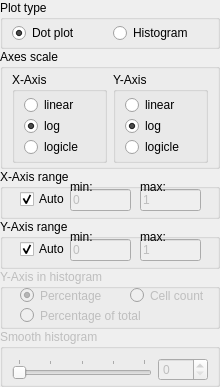
<?xml version="1.0" encoding="UTF-8"?>
<ui version="4.0">
 <class>Form</class>
 <widget class="QWidget" name="Form">
  <property name="geometry">
   <rect>
    <x>0</x>
    <y>0</y>
    <width>220</width>
    <height>341</height>
   </rect>
  </property>
  <property name="sizePolicy">
   <sizepolicy hsizetype="Preferred" vsizetype="Preferred">
    <horstretch>0</horstretch>
    <verstretch>0</verstretch>
   </sizepolicy>
  </property>
  <property name="windowTitle">
   <string>Form</string>
  </property>
  <layout class="QVBoxLayout" name="verticalLayout">
   <property name="spacing">
    <number>0</number>
   </property>
   <property name="leftMargin">
    <number>0</number>
   </property>
   <property name="topMargin">
    <number>0</number>
   </property>
   <property name="rightMargin">
    <number>0</number>
   </property>
   <property name="bottomMargin">
    <number>0</number>
   </property>
   <item>
    <widget class="QGroupBox" name="plotTypeBox">
     <property name="maximumSize">
      <size>
       <width>16777215</width>
       <height>70</height>
      </size>
     </property>
     <property name="title">
      <string>Plot type</string>
     </property>
     <property name="flat">
      <bool>true</bool>
     </property>
     <layout class="QHBoxLayout" name="horizontalLayout_2">
      <property name="topMargin">
       <number>3</number>
      </property>
      <property name="bottomMargin">
       <number>3</number>
      </property>
      <item>
       <widget class="QRadioButton" name="dotRadio">
        <property name="text">
         <string>Dot plot</string>
        </property>
        <property name="checked">
         <bool>true</bool>
        </property>
       </widget>
      </item>
      <item>
       <widget class="QRadioButton" name="histRadio">
        <property name="text">
         <string>Histogram</string>
        </property>
       </widget>
      </item>
     </layout>
    </widget>
   </item>
   <item>
    <widget class="QGroupBox" name="axisOptionBox">
     <property name="maximumSize">
      <size>
       <width>16777215</width>
       <height>180</height>
      </size>
     </property>
     <property name="title">
      <string>Axes scale</string>
     </property>
     <property name="flat">
      <bool>true</bool>
     </property>
     <layout class="QHBoxLayout" name="horizontalLayout_4">
      <property name="topMargin">
       <number>3</number>
      </property>
      <property name="bottomMargin">
       <number>3</number>
      </property>
      <item>
       <widget class="QGroupBox" name="xAxisOptionBox">
        <property name="title">
         <string>X-Axis</string>
        </property>
        <property name="flat">
         <bool>false</bool>
        </property>
        <layout class="QVBoxLayout" name="verticalLayout_5">
         <property name="spacing">
          <number>1</number>
         </property>
         <property name="topMargin">
          <number>3</number>
         </property>
         <property name="bottomMargin">
          <number>3</number>
         </property>
         <item>
          <widget class="QRadioButton" name="xLinRadio">
           <property name="text">
            <string>linear</string>
           </property>
          </widget>
         </item>
         <item>
          <widget class="QRadioButton" name="xLogRadio">
           <property name="text">
            <string>log</string>
           </property>
           <property name="checked">
            <bool>true</bool>
           </property>
          </widget>
         </item>
         <item>
          <widget class="QRadioButton" name="xLogicleRadio">
           <property name="text">
            <string>logicle</string>
           </property>
          </widget>
         </item>
        </layout>
       </widget>
      </item>
      <item>
       <widget class="QGroupBox" name="yAxisOptionBox">
        <property name="title">
         <string>Y-Axis</string>
        </property>
        <property name="flat">
         <bool>false</bool>
        </property>
        <layout class="QVBoxLayout" name="verticalLayout_2">
         <property name="spacing">
          <number>1</number>
         </property>
         <property name="topMargin">
          <number>3</number>
         </property>
         <property name="bottomMargin">
          <number>3</number>
         </property>
         <item>
          <widget class="QRadioButton" name="yLinRadio">
           <property name="text">
            <string>linear</string>
           </property>
          </widget>
         </item>
         <item>
          <widget class="QRadioButton" name="yLogRadio">
           <property name="text">
            <string>log</string>
           </property>
           <property name="checked">
            <bool>true</bool>
           </property>
          </widget>
         </item>
         <item>
          <widget class="QRadioButton" name="yLogicleRadio">
           <property name="text">
            <string>logicle</string>
           </property>
          </widget>
         </item>
        </layout>
       </widget>
      </item>
     </layout>
    </widget>
   </item>
   <item>
    <widget class="QGroupBox" name="xRangeBox">
     <property name="minimumSize">
      <size>
       <width>0</width>
       <height>50</height>
      </size>
     </property>
     <property name="maximumSize">
      <size>
       <width>16777215</width>
       <height>70</height>
      </size>
     </property>
     <property name="title">
      <string>X-Axis range</string>
     </property>
     <property name="flat">
      <bool>true</bool>
     </property>
     <widget class="QCheckBox" name="xlimAutoCheck">
      <property name="geometry">
       <rect>
        <x>20</x>
        <y>20</y>
        <width>51</width>
        <height>20</height>
       </rect>
      </property>
      <property name="text">
       <string>Auto</string>
      </property>
      <property name="checked">
       <bool>true</bool>
      </property>
     </widget>
     <widget class="QLineEdit" name="xlimMinEdit">
      <property name="enabled">
       <bool>false</bool>
      </property>
      <property name="geometry">
       <rect>
        <x>70</x>
        <y>20</y>
        <width>61</width>
        <height>22</height>
       </rect>
      </property>
      <property name="text">
       <string notr="true">0</string>
      </property>
     </widget>
     <widget class="QLineEdit" name="xlimMaxEdit">
      <property name="enabled">
       <bool>false</bool>
      </property>
      <property name="geometry">
       <rect>
        <x>140</x>
        <y>20</y>
        <width>61</width>
        <height>22</height>
       </rect>
      </property>
      <property name="text">
       <string notr="true">1</string>
      </property>
     </widget>
     <widget class="QLabel" name="label_3">
      <property name="geometry">
       <rect>
        <x>70</x>
        <y>10</y>
        <width>31</width>
        <height>16</height>
       </rect>
      </property>
      <property name="text">
       <string>min:</string>
      </property>
     </widget>
     <widget class="QLabel" name="label_6">
      <property name="geometry">
       <rect>
        <x>140</x>
        <y>10</y>
        <width>41</width>
        <height>16</height>
       </rect>
      </property>
      <property name="text">
       <string>max:</string>
      </property>
     </widget>
    </widget>
   </item>
   <item>
    <widget class="QGroupBox" name="yRangeBox">
     <property name="minimumSize">
      <size>
       <width>0</width>
       <height>50</height>
      </size>
     </property>
     <property name="maximumSize">
      <size>
       <width>16777215</width>
       <height>70</height>
      </size>
     </property>
     <property name="title">
      <string>Y-Axis range</string>
     </property>
     <property name="flat">
      <bool>true</bool>
     </property>
     <property name="checkable">
      <bool>false</bool>
     </property>
     <widget class="QCheckBox" name="ylimAutoCheck">
      <property name="geometry">
       <rect>
        <x>20</x>
        <y>20</y>
        <width>51</width>
        <height>20</height>
       </rect>
      </property>
      <property name="text">
       <string>Auto</string>
      </property>
      <property name="checked">
       <bool>true</bool>
      </property>
     </widget>
     <widget class="QLineEdit" name="ylimMaxEdit">
      <property name="enabled">
       <bool>false</bool>
      </property>
      <property name="geometry">
       <rect>
        <x>140</x>
        <y>20</y>
        <width>61</width>
        <height>22</height>
       </rect>
      </property>
      <property name="text">
       <string notr="true">1</string>
      </property>
     </widget>
     <widget class="QLineEdit" name="ylimMinEdit">
      <property name="enabled">
       <bool>false</bool>
      </property>
      <property name="geometry">
       <rect>
        <x>70</x>
        <y>20</y>
        <width>61</width>
        <height>22</height>
       </rect>
      </property>
      <property name="text">
       <string notr="true">0</string>
      </property>
     </widget>
     <widget class="QLabel" name="label_7">
      <property name="geometry">
       <rect>
        <x>70</x>
        <y>10</y>
        <width>31</width>
        <height>16</height>
       </rect>
      </property>
      <property name="text">
       <string>min:</string>
      </property>
     </widget>
     <widget class="QLabel" name="label_8">
      <property name="geometry">
       <rect>
        <x>140</x>
        <y>10</y>
        <width>41</width>
        <height>16</height>
       </rect>
      </property>
      <property name="text">
       <string>max:</string>
      </property>
     </widget>
    </widget>
   </item>
   <item>
    <widget class="QGroupBox" name="normBox">
     <property name="enabled">
      <bool>false</bool>
     </property>
     <property name="sizePolicy">
      <sizepolicy hsizetype="Preferred" vsizetype="Minimum">
       <horstretch>0</horstretch>
       <verstretch>0</verstretch>
      </sizepolicy>
     </property>
     <property name="minimumSize">
      <size>
       <width>0</width>
       <height>60</height>
      </size>
     </property>
     <property name="title">
      <string>Y-Axis in histogram</string>
     </property>
     <property name="flat">
      <bool>true</bool>
     </property>
     <widget class="QRadioButton" name="norm2PercRadio">
      <property name="geometry">
       <rect>
        <x>20</x>
        <y>15</y>
        <width>91</width>
        <height>23</height>
       </rect>
      </property>
      <property name="text">
       <string>Percentage</string>
      </property>
      <property name="checked">
       <bool>true</bool>
      </property>
     </widget>
     <widget class="QRadioButton" name="norm2TotalRadio">
      <property name="geometry">
       <rect>
        <x>20</x>
        <y>35</y>
        <width>165</width>
        <height>23</height>
       </rect>
      </property>
      <property name="text">
       <string>Percentage of total</string>
      </property>
     </widget>
     <widget class="QRadioButton" name="norm2CountRadio">
      <property name="geometry">
       <rect>
        <x>130</x>
        <y>15</y>
        <width>81</width>
        <height>23</height>
       </rect>
      </property>
      <property name="text">
       <string>Cell count</string>
      </property>
     </widget>
    </widget>
   </item>
   <item>
    <widget class="QGroupBox" name="smoothBox">
     <property name="enabled">
      <bool>false</bool>
     </property>
     <property name="sizePolicy">
      <sizepolicy hsizetype="Preferred" vsizetype="Preferred">
       <horstretch>0</horstretch>
       <verstretch>0</verstretch>
      </sizepolicy>
     </property>
     <property name="title">
      <string>Smooth histogram</string>
     </property>
     <property name="flat">
      <bool>true</bool>
     </property>
     <layout class="QHBoxLayout" name="horizontalLayout_5">
      <property name="bottomMargin">
       <number>3</number>
      </property>
      <item>
       <widget class="QSlider" name="smoothSlider">
        <property name="sizePolicy">
         <sizepolicy hsizetype="Minimum" vsizetype="Fixed">
          <horstretch>0</horstretch>
          <verstretch>0</verstretch>
         </sizepolicy>
        </property>
        <property name="maximum">
         <number>128</number>
        </property>
        <property name="singleStep">
         <number>8</number>
        </property>
        <property name="pageStep">
         <number>8</number>
        </property>
        <property name="tracking">
         <bool>false</bool>
        </property>
        <property name="orientation">
         <enum>Qt::Horizontal</enum>
        </property>
        <property name="tickPosition">
         <enum>QSlider::TicksAbove</enum>
        </property>
        <property name="tickInterval">
         <number>32</number>
        </property>
       </widget>
      </item>
      <item>
       <widget class="QSpinBox" name="smoothSpinBox">
        <property name="maximumSize">
         <size>
          <width>50</width>
          <height>16777215</height>
         </size>
        </property>
        <property name="maximum">
         <number>128</number>
        </property>
        <property name="singleStep">
         <number>8</number>
        </property>
       </widget>
      </item>
     </layout>
    </widget>
   </item>
  </layout>
 </widget>
 <resources/>
 <connections>
  <connection>
   <sender>smoothSlider</sender>
   <signal>valueChanged(int)</signal>
   <receiver>smoothSpinBox</receiver>
   <slot>setValue(int)</slot>
   <hints>
    <hint type="sourcelabel">
     <x>720</x>
     <y>764</y>
    </hint>
    <hint type="destinationlabel">
     <x>913</x>
     <y>766</y>
    </hint>
   </hints>
  </connection>
  <connection>
   <sender>smoothSpinBox</sender>
   <signal>valueChanged(int)</signal>
   <receiver>smoothSlider</receiver>
   <slot>setValue(int)</slot>
   <hints>
    <hint type="sourcelabel">
     <x>913</x>
     <y>766</y>
    </hint>
    <hint type="destinationlabel">
     <x>720</x>
     <y>764</y>
    </hint>
   </hints>
  </connection>
  <connection>
   <sender>histRadio</sender>
   <signal>toggled(bool)</signal>
   <receiver>smoothBox</receiver>
   <slot>setEnabled(bool)</slot>
   <hints>
    <hint type="sourcelabel">
     <x>1357</x>
     <y>594</y>
    </hint>
    <hint type="destinationlabel">
     <x>1297</x>
     <y>998</y>
    </hint>
   </hints>
  </connection>
  <connection>
   <sender>xlimAutoCheck</sender>
   <signal>toggled(bool)</signal>
   <receiver>xlimMaxEdit</receiver>
   <slot>setDisabled(bool)</slot>
   <hints>
    <hint type="sourcelabel">
     <x>1242</x>
     <y>758</y>
    </hint>
    <hint type="destinationlabel">
     <x>1387</x>
     <y>759</y>
    </hint>
   </hints>
  </connection>
  <connection>
   <sender>xlimAutoCheck</sender>
   <signal>toggled(bool)</signal>
   <receiver>xlimMinEdit</receiver>
   <slot>setDisabled(bool)</slot>
   <hints>
    <hint type="sourcelabel">
     <x>1242</x>
     <y>758</y>
    </hint>
    <hint type="destinationlabel">
     <x>1317</x>
     <y>759</y>
    </hint>
   </hints>
  </connection>
  <connection>
   <sender>ylimAutoCheck</sender>
   <signal>toggled(bool)</signal>
   <receiver>ylimMinEdit</receiver>
   <slot>setDisabled(bool)</slot>
   <hints>
    <hint type="sourcelabel">
     <x>1242</x>
     <y>826</y>
    </hint>
    <hint type="destinationlabel">
     <x>1317</x>
     <y>827</y>
    </hint>
   </hints>
  </connection>
  <connection>
   <sender>ylimAutoCheck</sender>
   <signal>toggled(bool)</signal>
   <receiver>ylimMaxEdit</receiver>
   <slot>setDisabled(bool)</slot>
   <hints>
    <hint type="sourcelabel">
     <x>1242</x>
     <y>826</y>
    </hint>
    <hint type="destinationlabel">
     <x>1387</x>
     <y>827</y>
    </hint>
   </hints>
  </connection>
  <connection>
   <sender>dotRadio</sender>
   <signal>toggled(bool)</signal>
   <receiver>normBox</receiver>
   <slot>setDisabled(bool)</slot>
   <hints>
    <hint type="sourcelabel">
     <x>91</x>
     <y>44</y>
    </hint>
    <hint type="destinationlabel">
     <x>172</x>
     <y>448</y>
    </hint>
   </hints>
  </connection>
  <connection>
   <sender>histRadio</sender>
   <signal>toggled(bool)</signal>
   <receiver>normBox</receiver>
   <slot>setEnabled(bool)</slot>
   <hints>
    <hint type="sourcelabel">
     <x>254</x>
     <y>44</y>
    </hint>
    <hint type="destinationlabel">
     <x>172</x>
     <y>448</y>
    </hint>
   </hints>
  </connection>
 </connections>
</ui>
